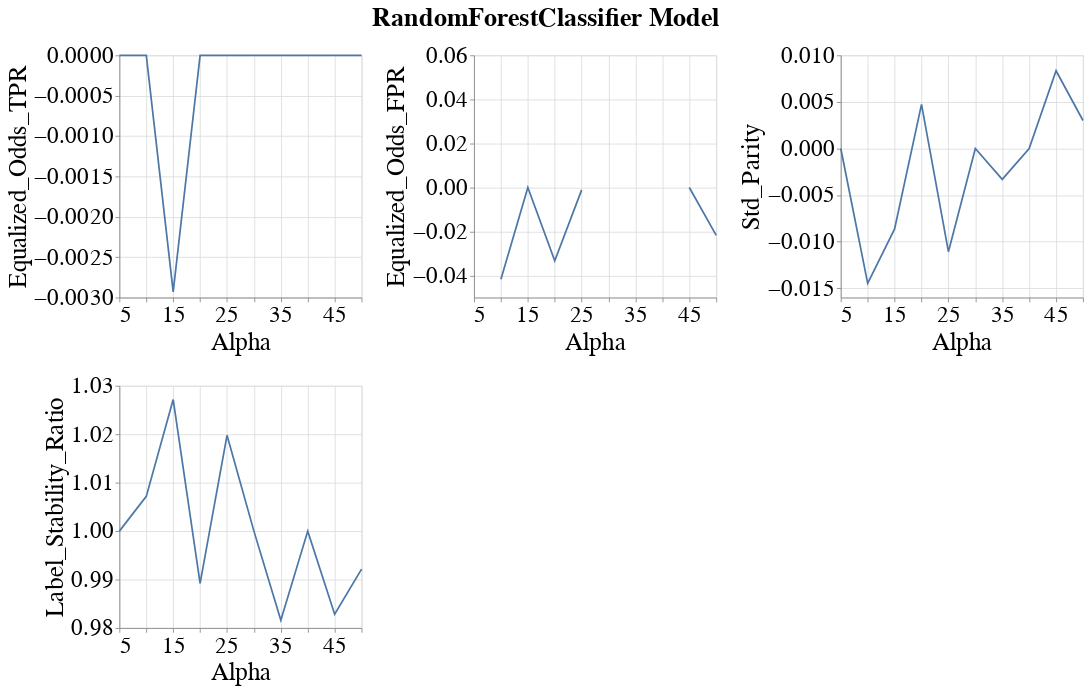

Write notebook code for a chart like this one.
### Markdown cell above
### Line band plots for group metrics

### Code cell
visualizer.create_group_metrics_line_band_plot(group='sex',
                                               model_name=MODEL_NAMES[0],
                                               group_metrics=['Equalized_Odds_TPR', 'Equalized_Odds_FPR', 'Std_Parity', 'Label_Stability_Ratio'])

### Figure 1 — Vega-Lite specification as saved in the notebook (floating-point values rounded to 4 significant figures)
{"config": {"view": {"continuousWidth": 400, "continuousHeight": 300}, "axis": {"labelFontSize": 27, "labelFontWeight": "normal", "titleFontSize": 29, "titleFontWeight": "normal"}, "legend": {"labelFontSize": 27, "symbolStrokeWidth": 10, "titleFontSize": 29}, "title": {"fontSize": 27}}, "vconcat": [{"hconcat": [{"layer": [{"mark": {"type": "errorband", "extent": "ci"}, "encoding": {"x": {"field": "Intervention_Param", "title": "Alpha", "type": "quantitative"}, "y": {"field": "Metric_Value", "scale": {"zero": false}, "title": "Equalized_Odds_TPR", "type": "quantitative"}}}, {"mark": "line", "encoding": {"x": {"field": "Intervention_Param", "title": "Alpha", "type": "quantitative"}, "y": {"aggregate": "mean", "field": "Metric_Value", "scale": {"zero": false}, "title": "Equalized_Odds_TPR", "type": "quantitative"}}}], "height": 280, "width": 280}, {"layer": [{"mark": {"type": "errorband", "extent": "ci"}, "encoding": {"x": {"field": "Intervention_Param", "title": "Alpha", "type": "quantitative"}, "y": {"field": "Metric_Value", "scale": {"zero": false}, "title": "Equalized_Odds_FPR", "type": "quantitative"}}}, {"mark": "line", "encoding": {"x": {"field": "Intervention_Param", "title": "Alpha", "type": "quantitative"}, "y": {"aggregate": "mean", "field": "Metric_Value", "scale": {"zero": false}, "title": "Equalized_Odds_FPR", "type": "quantitative"}}}], "data": {"name": "data-b7daae56a341f85ea249ca61008f3a0d"}, "height": 280, "width": 280}, {"layer": [{"mark": {"type": "errorband", "extent": "ci"}, "encoding": {"x": {"field": "Intervention_Param", "title": "Alpha", "type": "quantitative"}, "y": {"field": "Metric_Value", "scale": {"zero": false}, "title": "Std_Parity", "type": "quantitative"}}}, {"mark": "line", "encoding": {"x": {"field": "Intervention_Param", "title": "Alpha", "type": "quantitative"}, "y": {"aggregate": "mean", "field": "Metric_Value", "scale": {"zero": false}, "title": "Std_Parity", "type": "quantitative"}}}], "data": {"name": "data-f0791def032811ba331c4211437128a8"}, "height": 280, "width": 280}]}, {"hconcat": [{"layer": [{"mark": {"type": "errorband", "extent": "ci"}, "encoding": {"x": {"field": "Intervention_Param", "title": "Alpha", "type": "quantitative"}, "y": {"field": "Metric_Value", "scale": {"zero": false}, "title": "Label_Stability_Ratio", "type": "quantitative"}}}, {"mark": "line", "encoding": {"x": {"field": "Intervention_Param", "title": "Alpha", "type": "quantitative"}, "y": {"aggregate": "mean", "field": "Metric_Value", "scale": {"zero": false}, "title": "Label_Stability_Ratio", "type": "quantitative"}}}], "height": 280, "width": 280}], "data": {"name": "data-5e382d4f37da4548f3c658f198b74246"}}], "data": {"name": "data-4796cef4e5acd768a9f46acc79b5ed82"}, "title": {"text": "RandomForestClassifier Model", "anchor": "middle", "dy": -10, "fontSize": 30}, "$schema": "https://vega.github.io/schema/vega-lite/v4.17.0.json", "datasets": {"data-4796cef4e5acd768a9f46acc79b5ed82": [{"Metric": "Equalized_Odds_TPR", "Model_Name": "RandomForestClassifier", "Experiment_Iteration": "Exp_iter_3", "Intervention_Param": 5.0, "Group": "sex", "Metric_Value": 0.0}, {"Metric": "Equalized_Odds_TPR", "Model_Name": "RandomForestClassifier", "Experiment_Iteration": "Exp_iter_3", "Intervention_Param": 10.0, "Group": "sex", "Metric_Value": 0.0}, {"Metric": "Equalized_Odds_TPR", "Model_Name": "RandomForestClassifier", "Experiment_Iteration": "Exp_iter_3", "Intervention_Param": 15.0, "Group": "sex", "Metric_Value": -0.00293}, {"Metric": "Equalized_Odds_TPR", "Model_Name": "RandomForestClassifier", "Experiment_Iteration": "Exp_iter_3", "Intervention_Param": 20.0, "Group": "sex", "Metric_Value": 0.0}, {"Metric": "Equalized_Odds_TPR", "Model_Name": "RandomForestClassifier", "Experiment_Iteration": "Exp_iter_3", "Intervention_Param": 25.0, "Group": "sex", "Metric_Value": 0.0}, {"Metric": "Equalized_Odds_TPR", "Model_Name": "RandomForestClassifier", "Experiment_Iteration": "Exp_iter_3", "Intervention_Param": 30.0, "Group": "sex", "Metric_Value": 0.0}, {"Metric": "Equalized_Odds_TPR", "Model_Name": "RandomForestClassifier", "Experiment_Iteration": "Exp_iter_3", "Intervention_Param": 35.0, "Group": "sex", "Metric_Value": 0.0}, {"Metric": "Equalized_Odds_TPR", "Model_Name": "RandomForestClassifier", "Experiment_Iteration": "Exp_iter_3", "Intervention_Param": 40.0, "Group": "sex", "Metric_Value": 0.0}, {"Metric": "Equalized_Odds_TPR", "Model_Name": "RandomForestClassifier", "Experiment_Iteration": "Exp_iter_3", "Intervention_Param": 45.0, "Group": "sex", "Metric_Value": 0.0}, {"Metric": "Equalized_Odds_TPR", "Model_Name": "RandomForestClassifier", "Experiment_Iteration": "Exp_iter_3", "Intervention_Param": 50.0, "Group": "sex", "Metric_Value": 0.0}], "data-b7daae56a341f85ea249ca61008f3a0d": [{"Metric": "Equalized_Odds_FPR", "Model_Name": "RandomForestClassifier", "Experiment_Iteration": "Exp_iter_3", "Intervention_Param": 5.0, "Group": "sex", "Metric_Value": null}, {"Metric": "Equalized_Odds_FPR", "Model_Name": "RandomForestClassifier", "Experiment_Iteration": "Exp_iter_3", "Intervention_Param": 10.0, "Group": "sex", "Metric_Value": -0.04167}, {"Metric": "Equalized_Odds_FPR", "Model_Name": "RandomForestClassifier", "Experiment_Iteration": "Exp_iter_3", "Intervention_Param": 15.0, "Group": "sex", "Metric_Value": 0.0}, {"Metric": "Equalized_Odds_FPR", "Model_Name": "RandomForestClassifier", "Experiment_Iteration": "Exp_iter_3", "Intervention_Param": 20.0, "Group": "sex", "Metric_Value": -0.03333}, {"Metric": "Equalized_Odds_FPR", "Model_Name": "RandomForestClassifier", "Experiment_Iteration": "Exp_iter_3", "Intervention_Param": 25.0, "Group": "sex", "Metric_Value": -0.001075}, {"Metric": "Equalized_Odds_FPR", "Model_Name": "RandomForestClassifier", "Experiment_Iteration": "Exp_iter_3", "Intervention_Param": 30.0, "Group": "sex", "Metric_Value": null}, {"Metric": "Equalized_Odds_FPR", "Model_Name": "RandomForestClassifier", "Experiment_Iteration": "Exp_iter_3", "Intervention_Param": 35.0, "Group": "sex", "Metric_Value": 0.05556}, {"Metric": "Equalized_Odds_FPR", "Model_Name": "RandomForestClassifier", "Experiment_Iteration": "Exp_iter_3", "Intervention_Param": 40.0, "Group": "sex", "Metric_Value": null}, {"Metric": "Equalized_Odds_FPR", "Model_Name": "RandomForestClassifier", "Experiment_Iteration": "Exp_iter_3", "Intervention_Param": 45.0, "Group": "sex", "Metric_Value": 0.0}, {"Metric": "Equalized_Odds_FPR", "Model_Name": "RandomForestClassifier", "Experiment_Iteration": "Exp_iter_3", "Intervention_Param": 50.0, "Group": "sex", "Metric_Value": -0.02174}], "data-f0791def032811ba331c4211437128a8": [{"Metric": "Std_Parity", "Model_Name": "RandomForestClassifier", "Experiment_Iteration": "Exp_iter_3", "Intervention_Param": 5.0, "Group": "sex", "Metric_Value": 0.0}, {"Metric": "Std_Parity", "Model_Name": "RandomForestClassifier", "Experiment_Iteration": "Exp_iter_3", "Intervention_Param": 10.0, "Group": "sex", "Metric_Value": -0.01448}, {"Metric": "Std_Parity", "Model_Name": "RandomForestClassifier", "Experiment_Iteration": "Exp_iter_3", "Intervention_Param": 15.0, "Group": "sex", "Metric_Value": -0.008623}, {"Metric": "Std_Parity", "Model_Name": "RandomForestClassifier", "Experiment_Iteration": "Exp_iter_3", "Intervention_Param": 20.0, "Group": "sex", "Metric_Value": 0.004741}, {"Metric": "Std_Parity", "Model_Name": "RandomForestClassifier", "Experiment_Iteration": "Exp_iter_3", "Intervention_Param": 25.0, "Group": "sex", "Metric_Value": -0.01108}, {"Metric": "Std_Parity", "Model_Name": "RandomForestClassifier", "Experiment_Iteration": "Exp_iter_3", "Intervention_Param": 30.0, "Group": "sex", "Metric_Value": 0.0}, {"Metric": "Std_Parity", "Model_Name": "RandomForestClassifier", "Experiment_Iteration": "Exp_iter_3", "Intervention_Param": 35.0, "Group": "sex", "Metric_Value": -0.003316}, {"Metric": "Std_Parity", "Model_Name": "RandomForestClassifier", "Experiment_Iteration": "Exp_iter_3", "Intervention_Param": 40.0, "Group": "sex", "Metric_Value": 0.0}, {"Metric": "Std_Parity", "Model_Name": "RandomForestClassifier", "Experiment_Iteration": "Exp_iter_3", "Intervention_Param": 45.0, "Group": "sex", "Metric_Value": 0.008348}, {"Metric": "Std_Parity", "Model_Name": "RandomForestClassifier", "Experiment_Iteration": "Exp_iter_3", "Intervention_Param": 50.0, "Group": "sex", "Metric_Value": 0.003004}], "data-5e382d4f37da4548f3c658f198b74246": [{"Metric": "Label_Stability_Ratio", "Model_Name": "RandomForestClassifier", "Experiment_Iteration": "Exp_iter_3", "Intervention_Param": 5.0, "Group": "sex", "Metric_Value": 1.0}, {"Metric": "Label_Stability_Ratio", "Model_Name": "RandomForestClassifier", "Experiment_Iteration": "Exp_iter_3", "Intervention_Param": 10.0, "Group": "sex", "Metric_Value": 1.007}, {"Metric": "Label_Stability_Ratio", "Model_Name": "RandomForestClassifier", "Experiment_Iteration": "Exp_iter_3", "Intervention_Param": 15.0, "Group": "sex", "Metric_Value": 1.027}, {"Metric": "Label_Stability_Ratio", "Model_Name": "RandomForestClassifier", "Experiment_Iteration": "Exp_iter_3", "Intervention_Param": 20.0, "Group": "sex", "Metric_Value": 0.9892}, {"Metric": "Label_Stability_Ratio", "Model_Name": "RandomForestClassifier", "Experiment_Iteration": "Exp_iter_3", "Intervention_Param": 25.0, "Group": "sex", "Metric_Value": 1.02}, {"Metric": "Label_Stability_Ratio", "Model_Name": "RandomForestClassifier", "Experiment_Iteration": "Exp_iter_3", "Intervention_Param": 30.0, "Group": "sex", "Metric_Value": 1.0}, {"Metric": "Label_Stability_Ratio", "Model_Name": "RandomForestClassifier", "Experiment_Iteration": "Exp_iter_3", "Intervention_Param": 35.0, "Group": "sex", "Metric_Value": 0.9816}, {"Metric": "Label_Stability_Ratio", "Model_Name": "RandomForestClassifier", "Experiment_Iteration": "Exp_iter_3", "Intervention_Param": 40.0, "Group": "sex", "Metric_Value": 1.0}, {"Metric": "Label_Stability_Ratio", "Model_Name": "RandomForestClassifier", "Experiment_Iteration": "Exp_iter_3", "Intervention_Param": 45.0, "Group": "sex", "Metric_Value": 0.9828}, {"Metric": "Label_Stability_Ratio", "Model_Name": "RandomForestClassifier", "Experiment_Iteration": "Exp_iter_3", "Intervention_Param": 50.0, "Group": "sex", "Metric_Value": 0.9921}]}}
